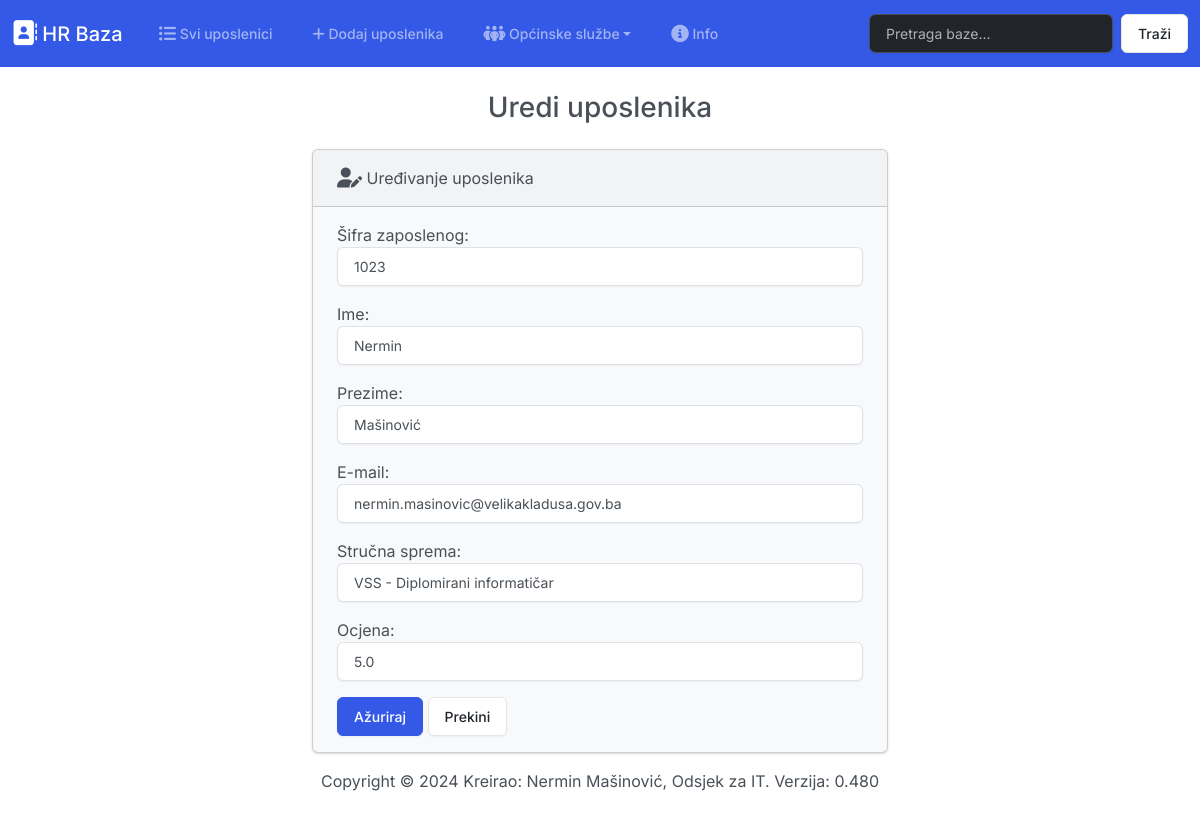
/uredi/1/, run on the app's committed database.
### zaposlenici/models.py (models this page shows, shortened)
class Zaposleni(models.Model):
    sifra_zaposlenog = models.PositiveIntegerField()
    ime = models.CharField(max_length=50)
    prezime = models.CharField(max_length=50)
    email = models.CharField(max_length=50)
    strucna_sprema = models.CharField(max_length=100)
    ocjena_zaposlenog = models.FloatField()
    class Meta:
        verbose_name_plural = "Zaposleni"

### zaposlenici/views.py (the view)
# urls.py: path('uredi/<int:id>/', views.uredi, name='uredi'),
def uredi(request, id):
    if request.method == 'POST':
        zaposlenik = Zaposleni.objects.get(pk=id)
        form = ZaposleniForm(request.POST, instance=zaposlenik)
        if form.is_valid():
            form.save()
            return render(request, 'zaposlenici/uredi.html', {
                'form': form,
                'success': True
            })
    else:
        zaposlenik = Zaposleni.objects.get(pk=id)
        form = ZaposleniForm(instance=zaposlenik)
        return render(request, 'zaposlenici/uredi.html', {
            'form': form
        })

### zaposlenici/forms.py
class ZaposleniForm(forms.ModelForm):
    class Meta:
        model = Zaposleni
        fields = ['sifra_zaposlenog','ime','prezime','email','strucna_sprema','ocjena_zaposlenog']
        labels = {
            'sifra_zaposlenog': 'Šifra zaposlenog',
            'ime': 'Ime',
            'prezime': 'Prezime',
            'email': 'E-mail',
            'strucna_sprema': 'Stručna sprema',
            'ocjena_zaposlenog': 'Ocjena',
        }
        widgets = {
            'sifra_zaposlenog': forms.NumberInput(attrs={'class':'form-control'}),
            'ime': forms.TextInput(attrs={'class':'form-control'}),
            'prezime': forms.TextInput(attrs={'class':'form-control'}),
            'email': forms.EmailInput(attrs={'class':'form-control'}),
            'strucna_sprema': forms.TextInput(attrs={'class':'form-control'}),
            'ocjena_zaposlenog': forms.NumberInput(attrs={'class':'form-control'}),
        }

### zaposlenici/templates/zaposlenici/uredi.html
{% extends "zaposlenici/base.html" %} {% block content %}
<div class="container-fluid">
  <h3 class="text-center m-4">Uredi uposlenika</h3>
  {% if success %}
  <div class="alert alert-success" role="alert">
    Uspješno ste uredili uposlenika.
    <a href="{% url 'index' %}" class="alert-link">Nazad na početnu.</a>
  </div>
  {% else %}
  <div class="row justify-content-center">
    <div class="col-6">
      <div class="card bg-light mb-3">
        <div class="card-header">
          <i class="fa-solid fa-user-pen fa-lg"></i> Uređivanje uposlenika
        </div>
        <div class="card-body">
          <form action="" method="POST">
            {% csrf_token %} {{ form.as_p }}
            <button type="submit" class="btn btn-primary">Ažuriraj</button>
            <a href="{% url 'index' %}" class="btn btn-secondary">Prekini</a>
          </form>
        </div>
      </div>
    </div>
  </div>
</div>
{% endif %} {% endblock %}

### data on the page
Zaposleni: sifra_zaposlenog "1023", ime "Nermin", prezime "Mašinović", email "nermin.masinovic@velikakladusa.gov.ba", strucna_sprema "VSS - Diplomirani informatičar", ocjena_zaposlenog "5.0"
